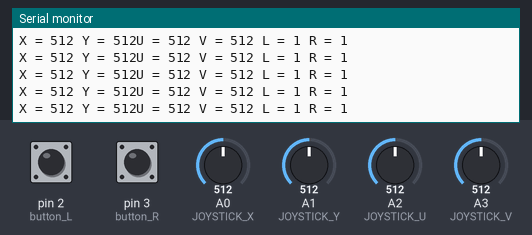
A sketch run on a simulated Arduino Uno, built with avr-gcc and run on an emulated ATmega328P. Shown: the last lines printed to the serial monitor. The inputs (shaded band) are chosen by the test bench; at power-on: A0 (JOYSTICK_X) = 512, A1 (JOYSTICK_Y) = 512, A2 (JOYSTICK_U) = 512, pin 2 (button_L) HIGH, pin 3 (button_R) HIGH, A3 (JOYSTICK_V) = 512. No radio packets arrive unless stated.

Above: at 1.2 s.
1.3 s: A0 (JOYSTICK_X) set to 108
At 1.4 s:
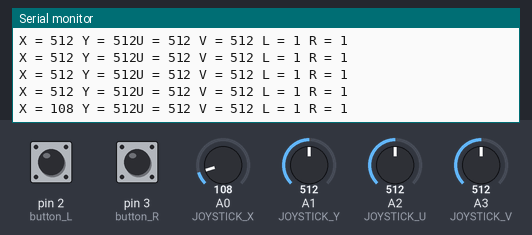
4.3 s: A0 (JOYSTICK_X) set to 91
At 4.33 s:
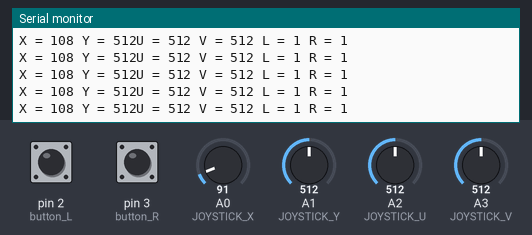
7.3 s: A1 (JOYSTICK_Y) set to 107
At 7.33 s:
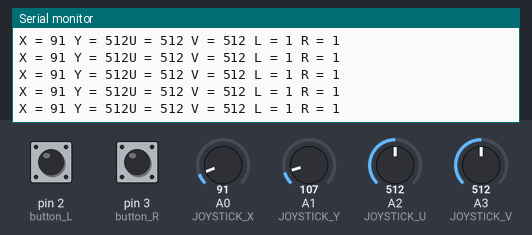
10.3 s: A1 (JOYSTICK_Y) set to 92
At 10.33 s:
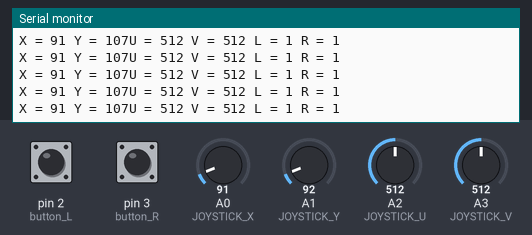
13.3 s: A2 (JOYSTICK_U) set to 107
At 13.3 s:
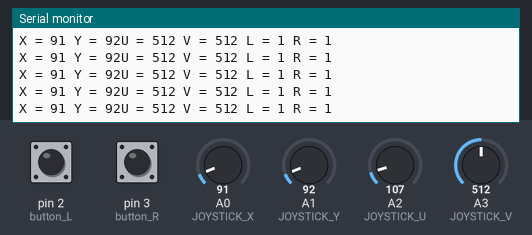
16.3 s: A2 (JOYSTICK_U) set to 89
At 16.31 s:
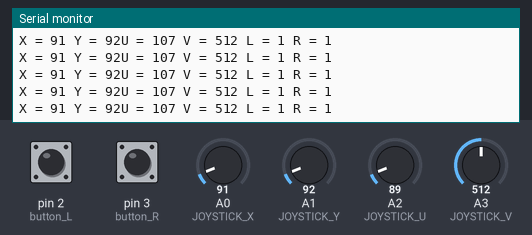
Timing chart, 0 to 18.8 s (numbered marks = the images above; inputs shaded):
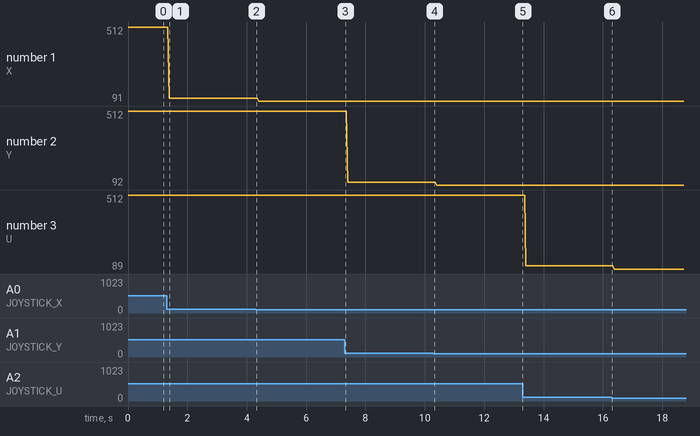

The sketch:

Remote_Controller_Hack.ino
```cpp
#include <nRF24L01.h>
#include <RF24.h>
#include <RF24_config.h>

/* YourDuinoStarter Example: nRF24L01 Transmit Joystick values
 - WHAT IT DOES: Reads Analog values on A0, A1 and transmits
   them over a nRF24L01 Radio Link to another transceiver.
 - SEE the comments after "//" on each line below
 - CONNECTIONS: nRF24L01 Modules See:
 http://arduino-info.wikispaces.com/Nrf24L01-2.4GHz-HowTo
   1 - GND
   2 - VCC 3.3V !!! NOT 5V
   3 - CE to Arduino pin 9
   4 - CSN to Arduino pin 10
   5 - SCK to Arduino pin 13
   6 - MOSI to Arduino pin 11
   7 - MISO to Arduino pin 12
   8 - UNUSED
   -
   Analog Joystick or two 10K potentiometers:
   GND to Arduino GND
   VCC to Arduino +5V
   X Pot to Arduino A0
   Y Pot to Arduino A1

 - V1.00 11/26/13
   Based on examples at http://www.bajdi.com/
   Questions: terry@yourduino.com */

/*-----( Import needed libraries )-----*/
#include <SPI.h>

/*-----( Declare Constants and Pin Numbers )-----*/
#define button_L  2
#define button_R  3
#define CE_PIN   9
#define CSN_PIN 10
#define JOYSTICK_X A0
#define JOYSTICK_Y A1
#define JOYSTICK_U A2
#define JOYSTICK_V A3

// NOTE: the "LL" at the end of the constant is "LongLong" type
const uint64_t pipe [4] = {0xE8E8F0F0E1LL,0xF0F0F0F0B4LL,0xF0F0F0F0A2LL,0xF0F0F0F0A1LL}; // Define the transmit pipe


/*-----( Declare objects )-----*/
RF24 radio(CE_PIN, CSN_PIN); // Create a Radio
/*-----( Declare Variables )-----*/
short data[6] ={0,0,0,0,1,1};  // 2 element array holding Joystick readings
int previous_state[2]={1,1} ;
int button[2]={0,0};
int onoff_state;
void setup()   /****** SETUP: RUNS ONCE ******/
{
  Serial.begin(9600);
  radio.begin();
  radio.openWritingPipe(pipe[1]);
}//--(end setup )---


void loop()   /****** LOOP: RUNS CONSTANTLY ******/
{
  onoff_state = digitalRead(button_L);
  delay(1);
    if(onoff_state != previous_state[0] ){
      if(onoff_state == 0){
        data[4] = !data[4];
      }
    }
    previous_state[0] = onoff_state;

  onoff_state = digitalRead(button_R);
  delay(1);
    if(onoff_state != previous_state[1] ){
      if(onoff_state == 0){
        data[5] = !data[5];
      }
    }
    previous_state[1] = onoff_state;

  data[0] = analogRead(JOYSTICK_X);
  data[1] = analogRead(JOYSTICK_Y);
  data[2] = analogRead(JOYSTICK_U);
  data[3] = analogRead(JOYSTICK_V);


  /*
  debounce(button_A,data[2],previous_state[0]);
  debounce(button_B,data[3],previous_state[1]);
  debounce(button_C,data[4],previous_state[2]);
  debounce(button_D,data[5],previous_state[3]);
  debounce(button_E,data[6],previous_state[4]);
  debounce(button_F,data[7],previous_state[5]);
  debounce(button_K,data[8],previous_state[6]);
  */


  data[4] = digitalRead(button_L);
  data[5] = digitalRead(button_R);

  radio.write( data, sizeof(data) );

  Serial.print("X = ");
  Serial.print(data[0]);
  Serial.print(" Y = ");
  Serial.print(data[1]);
  Serial.print("U = ");
  Serial.print(data[2]);
  Serial.print(" V = ");
  Serial.print(data[3]);
  Serial.print(" L = ");
  Serial.print(data[4]);
  Serial.print(" R = ");
  Serial.println(data[5]);

}//--(end main loop )---

/*-----( Declare User-written Functions )-----*/
```

Measured:
- after the input at 1.3 s, the serial monitor: prints a new line after 0.08 s (image 1)
- plotted number 1: 512 → 108 after the input at 1.3 s, 108 → 91 after the input at 4.3 s
- plotted number 2: 512 → 107 after the input at 7.3 s, 107 → 92 after the input at 10.3 s
- plotted number 3: 107 → 89 after the input at 16.3 s
